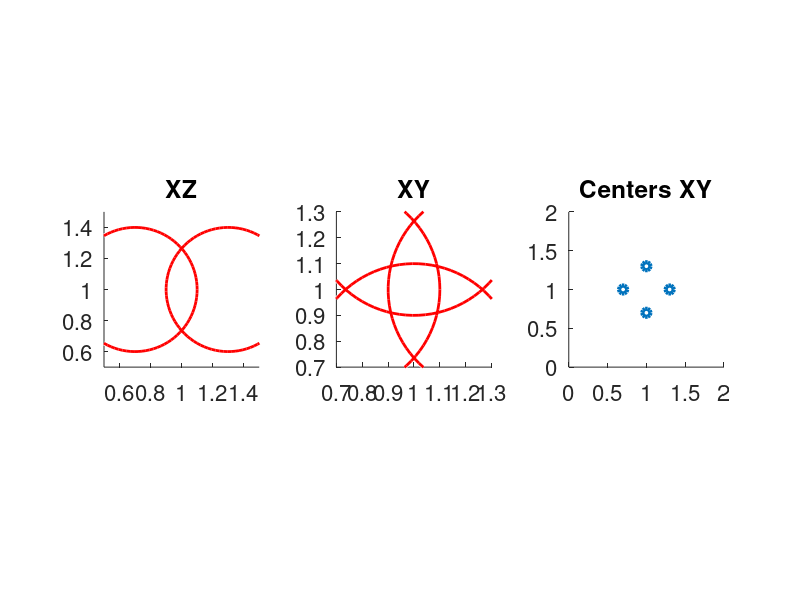

MATLAB code for this plot: (Note: this script raises an error after producing the figure.)
%% L=0.5, W = 0.2

% XZ
centers = [ 0.7     1;  
            1.3     1; 
            ];
radia = [0.4 0.4];
figure;
subplot(131)
viscircles( centers, radia);axis equal; xlim([0.5 1.5]); ylim([0.5 1.5]); title('XZ'); set(gca, 'FontSize', 16)

% XY
centers = [ 0.7     1;  
            1.3     1; 
            1       0.7; 
            1       1.3;
%             0.788   0.788; 
%             1.212   0.788;
%             0.788   1.212; 
%             1.212   1.212;
            ];
radia = 0.4*ones(1, size(centers,1));
subplot(132)
viscircles( centers, radia); axis equal; xlim([0.7 1.3]); ylim([0.7 1.3]); title('XY'); set(gca, 'FontSize', 16)

subplot(133)
scatter( centers(:,1), centers(:,2), 'ro', 'LineWidth', 3);axis equal;xlim([0 2]); ylim([0 2]); title('Centers XY'); set(gca, 'FontSize', 16)
suptitle('L = 0.5, W = 0.2')
%% L=1, W = 0.4

% XZ
centers = [ 0.5     1;  
            1.5     1; 
            ];
radia = [0.7 0.7];
figure; subplot(131)

viscircles( centers, radia); axis equal;xlim([0.5 1.5]); ylim([0.5 1.5]); title('XZ'); set(gca, 'FontSize', 16)

% XY
centers = [ 0.5     1;  
            1.5     1; 
            1       0.5; 
            1       1.5;
            0.65    0.65; 
            0.65    1.35;
            1.35    0.65; 
            1.35    1.35;
            ];
radia = 0.7*ones(1, size(centers,1));
subplot(132)
viscircles( centers, radia); axis equal;xlim([0.7 1.3]); ylim([0.7 1.3]); title('XY'); set(gca, 'FontSize', 16)


subplot(133)
scatter( centers(:,1), centers(:,2), 'ro', 'LineWidth', 3);axis equal;xlim([0 2]); ylim([0 2]); title('Centers XY'); set(gca, 'FontSize', 16)
suptitle('L = 1.0, W = 0.4')

%% L=2, W = 0.8

% XZ
centers = [ 0     1;  
            2     1; 
            ];
radia = [1.4 1.4];
figure;subplot(131)

viscircles( centers, radia); axis equal;xlim([0 2]); ylim([0 2]); title('XZ'); set(gca, 'FontSize', 16)

% XY
centers = [ 0     1;  
            2     1; 
            1     0; 
            1     2;
            0.29    0.29; 
            0.29    1.71;
            1.71    0.29; 
            1.71    1.71;
            ];
radia = 1.4*ones(1, size(centers,1));
subplot(132)
viscircles( centers, radia); axis equal;xlim([0.5 1.5]); ylim([0.5 1.5]); title('XY'); set(gca, 'FontSize', 16)


subplot(133)
scatter( centers(:,1), centers(:,2), 'ro', 'LineWidth', 3);axis equal;xlim([0 2]); ylim([0 2]); title('Centers XY'); set(gca, 'FontSize', 16)
suptitle('L = 2.0, W = 0.8')
